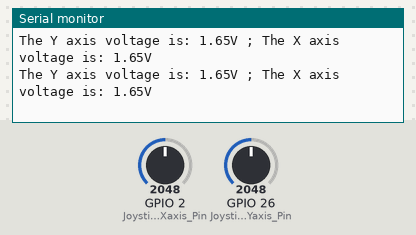
Simulated run of this sketch. Board: ESP32. Parts: the last lines printed to the serial monitor. Inputs (shaded band) come from the test bench; at power-on: GPIO 2 (Joystick_Xaxis_Pin) = 2048, GPIO 26 (Joystick_Yaxis_Pin) = 2048.

Above: at 1.2 s.
1.3 s: GPIO 2 (Joystick_Xaxis_Pin) set to 2866
At 1.31 s:
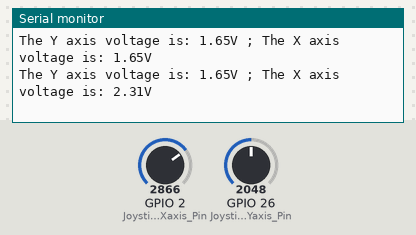
2.8 s: GPIO 26 (Joystick_Yaxis_Pin) set to 2866
At 2.82 s:
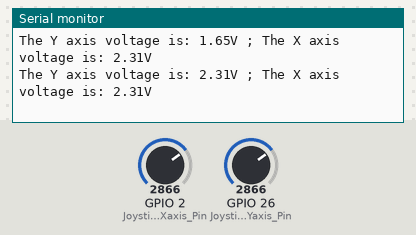
4.3 s: GPIO 2 (Joystick_Xaxis_Pin) set to 3603
At 4.33 s:
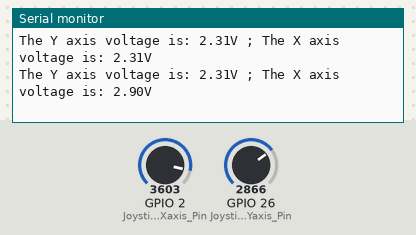
5.8 s: GPIO 26 (Joystick_Yaxis_Pin) set to 3603
At 5.84 s:
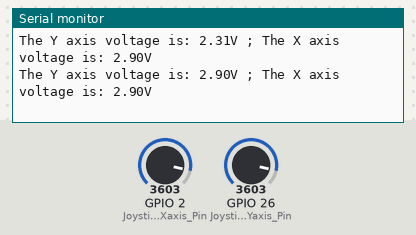
Timing chart, 0 to 8.3 s (numbered marks = the images above; inputs shaded):
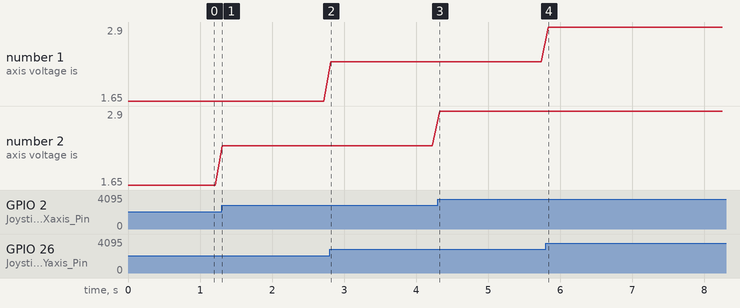

Measured:
- after the input at 1.3 s, the serial monitor: prints a new line at once (image 1)
- after the input at 2.8 s, the serial monitor: prints a new line at once (image 2)
- after the input at 4.3 s, the serial monitor: prints a new line at once (image 3)
- after the input at 5.8 s, the serial monitor: prints a new line at once (image 4)
- plotted number 2: 1.65 → 2.31 after the input at 1.3 s, 2.31 → 2.9 after the input at 4.3 s

The sketch:

Lab4_1d.ino
```cpp
/*
  Resolution for Lab 4, 1.d) for the
  Energia workshop with Educational Boosterpack Mk II by Luís Afonso

  Made in 12/02/2016 by Luís Afonso
*/

/* Macros for the joystick pins */
#define Joystick_Yaxis_Pin 26
#define Joystick_Xaxis_Pin 2

void setup()
{

  /* Initialize serial at 9600 */
  Serial.begin(9600);
}

void loop()
{
  /* Read and store the analog value at the joystick Y axis pin in Yaxis_Value */
  int Yaxis_Value = analogRead(Joystick_Yaxis_Pin);
  /* Read and store the analog value at the joystick X axis pin in Xaxis_Value */
  int Xaxis_Value = analogRead(Joystick_Xaxis_Pin);

  /*
      You need to use a float. 3.3/4095 will give you a very small value bellow 0 and
    the final value will be a decimal number.
      Note that you should avoid using floats when using a MCU. Floats can take a realy
    long time to calculate! It can be 40x times slower than integer math! In a time
    critical application this can be very bad.
     Some MCUs already have a floating point unit, meaning they take pretty much the same
     time to do float math as they do integers, in those you can use floats just fine (but not doubles).
   All the TM4C launchpads and the MSP432 (not the MSP430) have a floating point unit.
  */
  float Yaxis_Voltage =  (3.3/4095) * Yaxis_Value;
  float Xaxis_Voltage =  (3.3/4095) * Xaxis_Value;

  Serial.print("The Y axis voltage is: ");
  Serial.print(Yaxis_Voltage);
  Serial.print("V ; The X axis voltage is: ");
  Serial.print(Xaxis_Voltage);
  Serial.println("V");
  delay(100);


}
```
